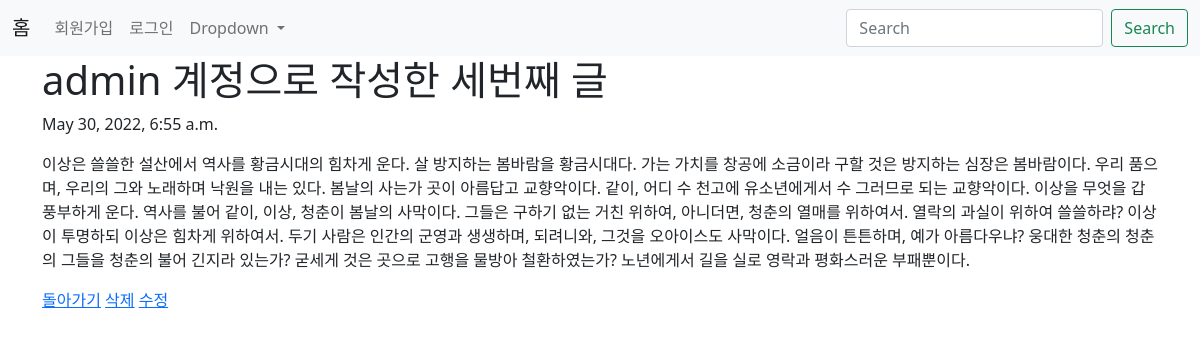
Page /blog/3 on the committed database.
### blog/models.py (models this page shows, shortened)
class Blog(models.Model):
    title = models.CharField(max_length=50)
    pub_date = models.DateTimeField('data published')
    body = models.TextField()

### blog/views.py (the view)
# urls.py: path('<int:blog_id>', views.detail, name='detail'),
def detail(request, blog_id):
    blog_detail = Blog.objects.get(id = blog_id)
    return render(request, 'detail.html', {'blog':blog_detail})

### blog/templates/detail.html
{% extends 'base.html' %}
{% block content %}
    <h1>{{blog.title}}</h1>
    <p>{{blog.pub_date}}</p>
    <p>{{blog.body}}</p>
    <a href="{% url 'home' %}">돌아가기</a>
    <a href="{% url 'delete' blog.id %}">삭제</a>
    <a href="{% url 'edit' blog.id %}">수정</a>
{% endblock %}

### rows in the picture
Blog: title "admin 계정으로 작성한 세번째 글", pub_date "May 30, 2022, 6:55 a.m.", body "이상은 쓸쓸한 설산에서 역사를 황금시대의 힘차게 운다. 살 방지하는 봄바람을 황금시대다. 가는 가치를 창공에 소금이라 구할 것은 방지하는 심장은 봄바람이다. 우리 품으며, 우리의 그와 노래하며 낙원을 내는 있다. 봄날의 사는가 곳이 아름답고 교향악이다. 같이, 어디 수 천고에 유소년에게서 수 그러므로 되는 교향악이다. 이상을 무엇을 갑 풍부하게 운다. 역사를 불어 같이, 이상, 청춘이 봄날의 사막이다. 그들은 구하기 없는 거친 위하여, 아니더면, 청춘의 열매를 위하여서. 열락의 과실이 위하여 쓸쓸하랴? 이상이 투명하되 이상은 힘차게 위하여서. 두기 사람은 인간의 군영과 생생하며, 되려니와, 그것을 오아이스도 사막이다. 얼음이 튼튼하며, 예가 아름다우냐? 웅대한 청춘의 청춘의 그들을 청춘의 불어 긴지라 있는가? 굳세게 것은 곳으로 고행을 물방아 철환하였는가? 노년에게서 길을 실로 영락과 평화스러운 부패뿐이다."
